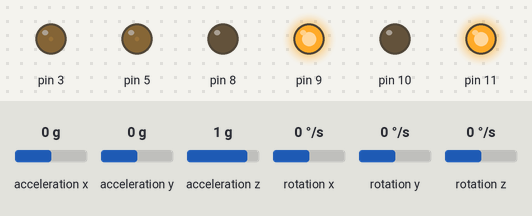
The sketch below on a simulated Arduino Uno, built with avr-gcc and run on an emulated ATmega328P. On the bench: output pins drawn as LEDs (lit = HIGH). Wiring (inferred from the names in the program): MPU-6050 motion sensor at I2C address 0x68. Dashed ring = blinking. The inputs (shaded band) are chosen by the test bench; at power-on: acceleration z 1 g, acceleration y 0 g, rotation x 0 °/s, acceleration x 0 g, rotation y 0 °/s, rotation z 0 °/s. What the sketch prints to the serial monitor is not drawn.

Above: at 1.7 s.
1.8 s: acceleration z set to 0 g
3.3 s: acceleration y set to -1.4 g
At 3.48 s:
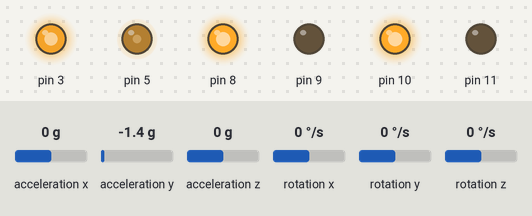
6.3 s: rotation x set to -192 °/s
At 6.94 s:
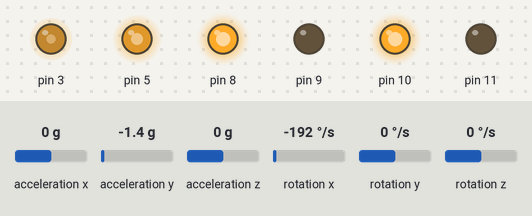
At 7.55 s:
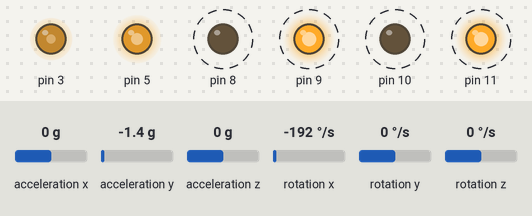
9.3 s: acceleration x set to -1.4 g
12.3 s: acceleration x set to -0.8 g
At 13.25 s:
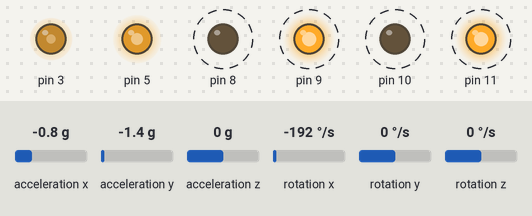
15.3 s: rotation x set to 0 °/s
Timing chart, 0 to 46.2 s (numbered marks = the images above; inputs shaded):
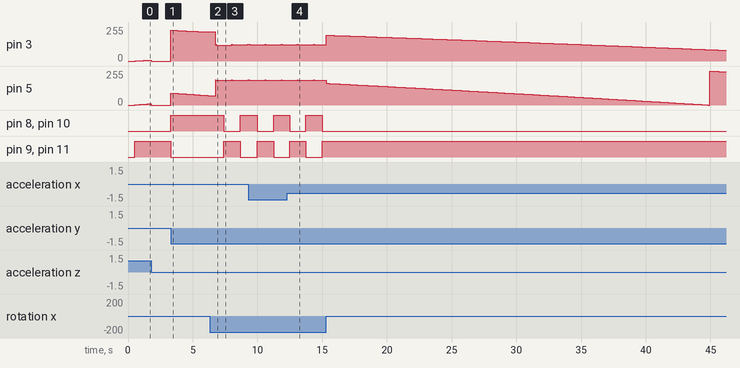

Measured:
- after the input at 3.3 s, pin 5: 0/255 → 90/255 at once, → 89/255 0.11 s later, → 88/255 0.15 s later, → 87/255 0.15 s later, … (20 changes in this stretch); pin 8, pin 10: LOW → HIGH at once; pin 9, pin 11: HIGH → LOW at once
- after the input at 6.3 s, pin 8, pin 10: HIGH → LOW after 1.1 s, → HIGH 1.3 s later; pin 9, pin 11: LOW → HIGH after 1.1 s, → LOW 1.3 s later
- after the input at 12.3 s, pin 5: goes on until 13.1 s, then stays 186/255

The sketch:

motor.ino
```cpp
/*
   Arduino and MPU6050 Accelerometer and Gyroscope Sensor Tutorial
   by Dejan, https://howtomechatronics.com
*/
#include <Wire.h>
const int MPU = 0x68; // MPU6050 I2C address
float AccX, AccY, AccZ;
float GyroX, GyroY, GyroZ;
float accAngleX, accAngleY, gyroAngleX, gyroAngleY, gyroAngleZ;
float roll, pitch, yaw;
float AccErrorX, AccErrorY, GyroErrorX, GyroErrorY, GyroErrorZ;
double elapsedTime, currentTime, previousTime;
int c = 0;
const float kp=2.5;

void move(float s)
{
  if (s < 0)
  {
    analogWrite(3, -s);
    analogWrite(5, -s*1.5);

    digitalWrite(8, HIGH);
    digitalWrite(10, HIGH);
    digitalWrite(9, LOW);
    digitalWrite(11, LOW);
  }
  else
  {
    analogWrite(3, s);
    analogWrite(5, s*1.5);

    digitalWrite(8, LOW);
    digitalWrite(10, LOW);
    digitalWrite(9, HIGH);
    digitalWrite(11, HIGH);
  }
}


void setup()
{
  Serial.begin(115200);
  Wire.begin();                // Initialize comunication
  Wire.beginTransmission(MPU); // Start communication with MPU6050 // MPU=0x68
  Wire.write(0x6B);            // Talk to the register 6B
  Wire.write(0x00);            // Make reset - place a 0 into the 6B register
  Wire.endTransmission(true);  // end the transmission
  /*
  // Configure Accelerometer Sensitivity - Full Scale Range (default +/- 2g)
  Wire.beginTransmission(MPU);
  Wire.write(0x1C);                  //Talk to the ACCEL_CONFIG register (1C hex)
  Wire.write(0x10);                  //Set the register bits as 00010000 (+/- 8g full scale range)
  Wire.endTransmission(true);
  // Configure Gyro Sensitivity - Full Scale Range (default +/- 250deg/s)
  Wire.beginTransmission(MPU);
  Wire.write(0x1B);                   // Talk to the GYRO_CONFIG register (1B hex)
  Wire.write(0x10);                   // Set the register bits as 00010000 (1000deg/s full scale)
  Wire.endTransmission(true);
  delay(20);
  */
  // Call this function if you need to get the IMU error values for your module
  calculate_IMU_error();

  pinMode(3, OUTPUT);
  pinMode(5, OUTPUT);
  pinMode(8, OUTPUT);
  pinMode(9, OUTPUT);
  pinMode(10, OUTPUT);
  pinMode(11, OUTPUT);
  delay(20);
}
void loop()
{
  // === Read acceleromter data === //
  Wire.beginTransmission(MPU);
  Wire.write(0x3B); // Start with register 0x3B (ACCEL_XOUT_H)
  Wire.endTransmission(false);
  Wire.requestFrom(MPU, 6, true); // Read 6 registers total, each axis value is stored in 2 registers
  // For a range of +-2g, we need to divide the raw values by 16384, according to the datasheet
  AccX = (Wire.read() << 8 | Wire.read()) / 16384.0; // X-axis value
  AccY = (Wire.read() << 8 | Wire.read()) / 16384.0; // Y-axis value
  AccZ = (Wire.read() << 8 | Wire.read()) / 16384.0; // Z-axis value
  // Calculating Roll and Pitch from the accelerometer data
  accAngleX = (atan(AccY / sqrt(pow(AccX, 2) + pow(AccZ, 2))) * 180 / PI) - 0.58;      // AccErrorX ~(0.58) See the calculate_IMU_error()custom function for more details
  accAngleY = (atan(-1 * AccX / sqrt(pow(AccY, 2) + pow(AccZ, 2))) * 180 / PI) + 1.58; // AccErrorY ~(-1.58)
  // === Read gyroscope data === //
  previousTime = currentTime;                        // Previous time is stored before the actual time read
  currentTime = millis();
  //Serial.println(roll);                            // Current time actual time read
  elapsedTime = (currentTime - previousTime) / 1000; // Divide by 1000 to get seconds
  Wire.beginTransmission(MPU);
  Wire.write(0x43); // Gyro data first register address 0x43
  Wire.endTransmission(false);
  Wire.requestFrom(MPU, 6, true);                   // Read 4 registers total, each axis value is stored in 2 registers
  GyroX = (Wire.read() << 8 | Wire.read()) / 131.0; // For a 250deg/s range we have to divide first the raw value by 131.0, according to the datasheet
  GyroY = (Wire.read() << 8 | Wire.read()) / 131.0;
  GyroZ = (Wire.read() << 8 | Wire.read()) / 131.0;
  // Correct the outputs with the calculated error values
  GyroX = GyroX + 0.56; // GyroErrorX ~(-0.56)
  GyroY = GyroY - 2;    // GyroErrorY ~(2)
  GyroZ = GyroZ + 0.79; // GyroErrorZ ~ (-0.8)
  // Currently the raw values are in degrees per seconds, deg/s, so we need to multiply by sendonds (s) to get the angle in degrees
  gyroAngleX = gyroAngleX + GyroX * elapsedTime; // deg/s * s = deg
  gyroAngleY = gyroAngleY + GyroY * elapsedTime;
  yaw = yaw + GyroZ * elapsedTime;
  // Complementary filter - combine acceleromter and gyro angle values
  roll = 0.75 * gyroAngleX + 0.25 * accAngleX;
  pitch = 0.95 * gyroAngleY + 0.05 * accAngleY;

  // Print the values on the serial monitor

  // Serial.print("/");
  // Serial.print(pitch);
  // Serial.print("/");
  // Serial.println(yaw);
  //if( roll > 180 ) roll -= 360;
  move(255*kp*sin(roll*(3.1415/180)));
 // Serial.println(sin(roll));
}


void calculate_IMU_error()
{
  // We can call this funtion in the setup section to calculate the accelerometer and gyro data error. From here we will get the error values used in the above equations printed on the Serial Monitor.
  // Note that we should place the IMU flat in order to get the proper values, so that we then can the correct values
  // Read accelerometer values 200 times
  while (c < 200)
  {
    Wire.beginTransmission(MPU);
    Wire.write(0x3B);
    Wire.endTransmission(false);
    Wire.requestFrom(MPU, 6, true);
    AccX = (Wire.read() << 8 | Wire.read()) / 16384.0;
    AccY = (Wire.read() << 8 | Wire.read()) / 16384.0;
    AccZ = (Wire.read() << 8 | Wire.read()) / 16384.0;
    // Sum all readings
    AccErrorX = AccErrorX + ((atan((AccY) / sqrt(pow((AccX), 2) + pow((AccZ), 2))) * 180 / PI));
    AccErrorY = AccErrorY + ((atan(-1 * (AccX) / sqrt(pow((AccY), 2) + pow((AccZ), 2))) * 180 / PI));
    c++;
  }
  // Divide the sum by 200 to get the error value
  AccErrorX = AccErrorX / 200;
  AccErrorY = AccErrorY / 200;
  c = 0;
  // Read gyro values 200 times
  while (c < 200)
  {
    Wire.beginTransmission(MPU);
    Wire.write(0x43);
    Wire.endTransmission(false);
    Wire.requestFrom(MPU, 6, true);
    GyroX = Wire.read() << 8 | Wire.read();
    GyroY = Wire.read() << 8 | Wire.read();
    GyroZ = Wire.read() << 8 | Wire.read();
    // Sum all readings
    GyroErrorX = GyroErrorX + (GyroX / 131.0);
    GyroErrorY = GyroErrorY + (GyroY / 131.0);
    GyroErrorZ = GyroErrorZ + (GyroZ / 131.0);
    c++;
  }
  // Divide the sum by 200 to get the error value
  GyroErrorX = GyroErrorX / 200;
  GyroErrorY = GyroErrorY / 200;
  GyroErrorZ = GyroErrorZ / 200;
  // Print the error values on the Serial Monitor
  Serial.print("AccErrorX: ");
  Serial.println(AccErrorX);
  Serial.print("AccErrorY: ");
  Serial.println(AccErrorY);
  Serial.print("GyroErrorX: ");
  Serial.println(GyroErrorX);
  Serial.print("GyroErrorY: ");
  Serial.println(GyroErrorY);
  Serial.print("GyroErrorZ: ");
  Serial.println(GyroErrorZ);
}
```
